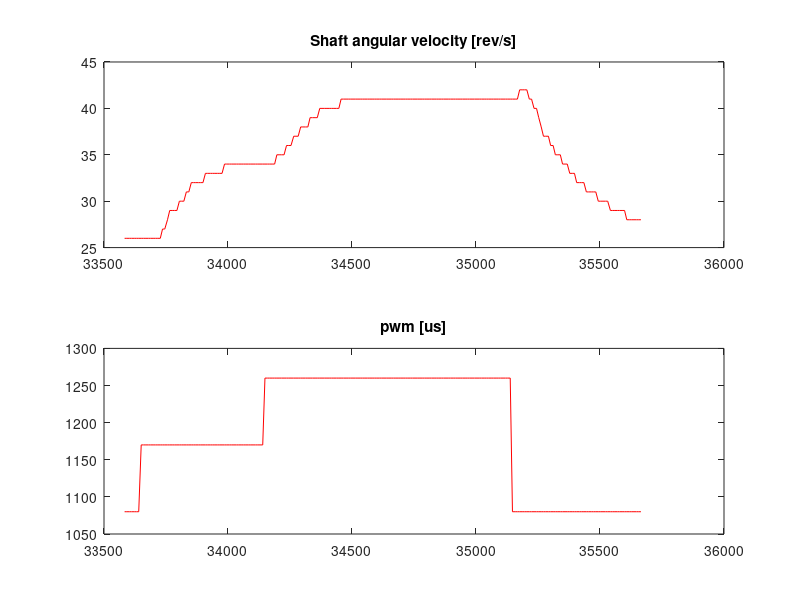
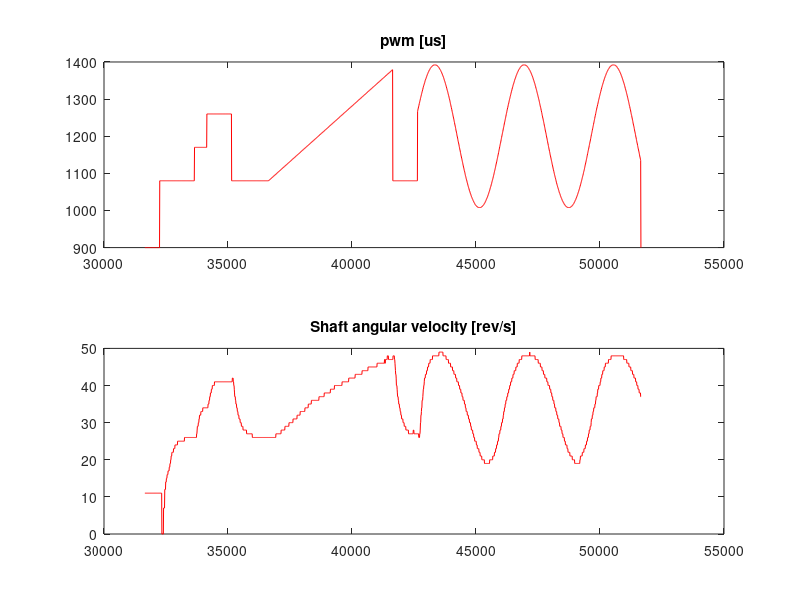

Source code (MATLAB) for these figures, in order: (Note: this script raises an error after producing the figures.)
%% UserK 14-01-2017
% Paola got married 
clc
clear all
plotDiff = false;

%% Identification Data
dir .
load('samples.mat')

x = x(2:end);
y = y(2:end);
z = z(2:end);


xOriginal = x(2:end);
yOriginal = y(2:end);
zOriginal = z(2:end);

disp('Number of Samples');
disp(size(x,1))

iter = ceil(size(x,1)*0.2);

xIde = x(200:iter);
uIde = y(200:iter);
yIde = z(200:iter);

xVal = x(iter:end);
uVal = y(iter:end);
yVal = z(iter:end);

figure(10)
subplot(2,1,1);
plot(x,y,'r');
title('pwm [us]');
subplot(2,1,2);
plot(x,z,'r');
title('Shaft angular velocity [rev/s]');

figure(1)
subplot(2,1,1);
plot(xIde,yIde,'r');
title('Shaft angular velocity [rev/s]');
subplot(2,1,2);
plot(xIde,uIde,'r');
title('pwm [us]');

% %% Designs a second order filter using a butterworth design guidelines
% [b a] = butter(2,0.045,'low');
% 
% % Plot the frequency response (normalized frequency)
% figure(13)
% z_filtered = filter(b,a,yIdeDetrend);
% plot(xIde,z_filtered,'r');

%% Diff
dt = xIde(2:end) - xIde(1:end-1);
dy = yIde(2:end) - yIde(1:end-1);
du = uIde(2:end) - uIde(1:end-1);
% 
% if (plotDiff) 
%     figure(3)
%     subplot(2,1,1);
%     % show results
%     title('dy/dt [rad/s^2]');
%     plot(dy./dt,'r');
%     subplot(2,1,2);
%     title('du/dt [us/s]');
%     plot(du./dt,'r');
% end

disp('Ts from data');
mean(dt(1))
Ts = dt(1);

% Create Id data
% zt  Training set
zt = iddata(yIde,uIde,Ts);
zv = iddata(yVal,uVal,Ts);

z = iddata(y,z,Ts);

[ztDetrend, Ttest ]= detrend(zt,0);
[zvDetrend, Tvalidation ]= detrend(zv,0);
[zDetrend, T ]= detrend(z,0);

delay = delayest(zvDetrend)
% estimated delay changes as a function of the model
delay4 = delayest(zvDetrend,4,4)

%% 

V = arxstruc(ztDetrend,zvDetrend,struc(2,2,1:10));
[nn,Vm] = selstruc(V,0);

FIRModel = impulseest(ztDetrend);
clf
h = impulseplot(FIRModel);
%showConfidence(h,3)
 
V = arxstruc(ztDetrend,zvDetrend,struc(1:10,1:10,delay));
nns = selstruc(V)

%% Identifiy linear discrete time model with arx

th2 = arx(ztDetrend,nns);
[ th4] = arx(ztDetrend,nns);
compare(zvDetrend(1:end),th2,th4);

%% Identifiy linear discrete time model with n4sid

[m, x0m] = n4sid(ztDetrend,2,'InputDelay',delay,'Ts',Ts);
[ms,x0] = n4sid(ztDetrend,1:10,'InputDelay',delay,'Ts',Ts);
disp('Comparing ms and arx')
compare(zvDetrend,ms,m)

%% Compare arx Vs n4Sid
disp('Comparing ms1 and ms')
compare(ztDetrend,ms,th2)
%% Manual compare

t = 0:Ts:Ts*size(yOriginal,1)-1;
[y,t,x] = lsim(m,yOriginal,t);

% Create iddata Time domain signal
ddata = iddata(yOriginal,y,Ts)
plot(ddata)

mTrend = retrend(ddata,T)
hold on
plot(t,zOriginal,'r');
hold on
plot(t,mTrend.u,'b');
